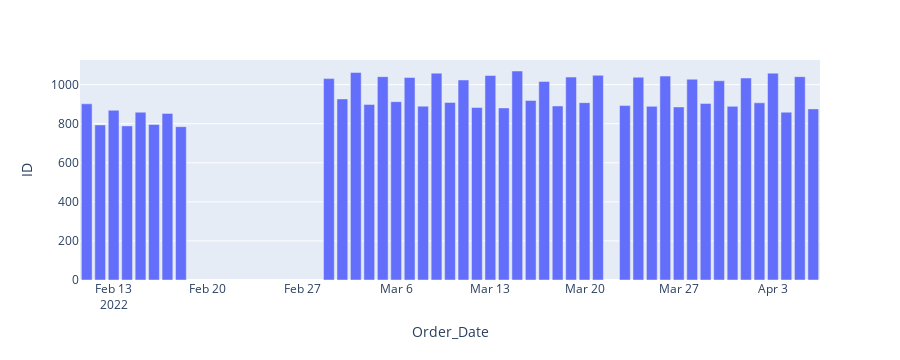

Source (notebook cell):
### Markdown cell above
### 1. Quantidade de pedidos por dia.

### Code cell
cols = ['ID', 'Order_Date']
df_aux = df1.loc[:, cols].groupby(['Order_Date']).count().reset_index()

px.bar(df_aux, x='Order_Date', y='ID')

### Figure 1 — Plotly figure (JSON) as saved in the notebook; plotly's stock layout.template omitted (floating-point values rounded to 4 significant figures)
{"data": [{"alignmentgroup": "True", "hovertemplate": "Order_Date=%{x}<br>ID=%{y}<extra></extra>", "legendgroup": "", "marker": {"color": "#636efa", "pattern": {"shape": ""}}, "name": "", "offsetgroup": "", "orientation": "v", "showlegend": false, "textposition": "auto", "type": "bar", "x": ["2022-02-11T00:00:00", "2022-02-12T00:00:00", "2022-02-13T00:00:00", "2022-02-14T00:00:00", "2022-02-15T00:00:00", "2022-02-16T00:00:00", "2022-02-17T00:00:00", "2022-02-18T00:00:00", "2022-03-01T00:00:00", "2022-03-02T00:00:00", "2022-03-03T00:00:00", "2022-03-04T00:00:00", "2022-03-05T00:00:00", "2022-03-06T00:00:00", "2022-03-07T00:00:00", "2022-03-08T00:00:00", "2022-03-09T00:00:00", "2022-03-10T00:00:00", "2022-03-11T00:00:00", "2022-03-12T00:00:00", "2022-03-13T00:00:00", "2022-03-14T00:00:00", "2022-03-15T00:00:00", "2022-03-16T00:00:00", "2022-03-17T00:00:00", "2022-03-18T00:00:00", "2022-03-19T00:00:00", "2022-03-20T00:00:00", "2022-03-21T00:00:00", "2022-03-23T00:00:00", "2022-03-24T00:00:00", "2022-03-25T00:00:00", "2022-03-26T00:00:00", "2022-03-27T00:00:00", "2022-03-28T00:00:00", "2022-03-29T00:00:00", "2022-03-30T00:00:00", "2022-03-31T00:00:00", "2022-04-01T00:00:00", "2022-04-02T00:00:00", "2022-04-03T00:00:00", "2022-04-04T00:00:00", "2022-04-05T00:00:00", "2022-04-06T00:00:00"], "xaxis": "x", "y": [902, 794, 869, 789, 859, 796, 853, 785, 1031, 927, 1062, 899, 1041, 913, 1037, 890, 1059, 909, 1024, 883, 1047, 881, 1070, 919, 1016, 891, 1039, 908, 1048, 893, 1038, 889, 1044, 886, 1028, 904, 1020, 889, 1034, 907, 1059, 859, 1041, 876], "yaxis": "y"}], "layout": {"barmode": "relative", "height": 360, "legend": {"tracegroupgap": 0}, "margin": {"t": 60}, "xaxis": {"anchor": "y", "autorange": true, "domain": [0, 1], "range": ["2022-02-10 12:00", "2022-04-06 12:00"], "title": {"text": "Order_Date"}, "type": "date"}, "yaxis": {"anchor": "x", "autorange": true, "domain": [0, 1], "range": [0, 1126.0], "title": {"text": "ID"}, "type": "linear"}}}
